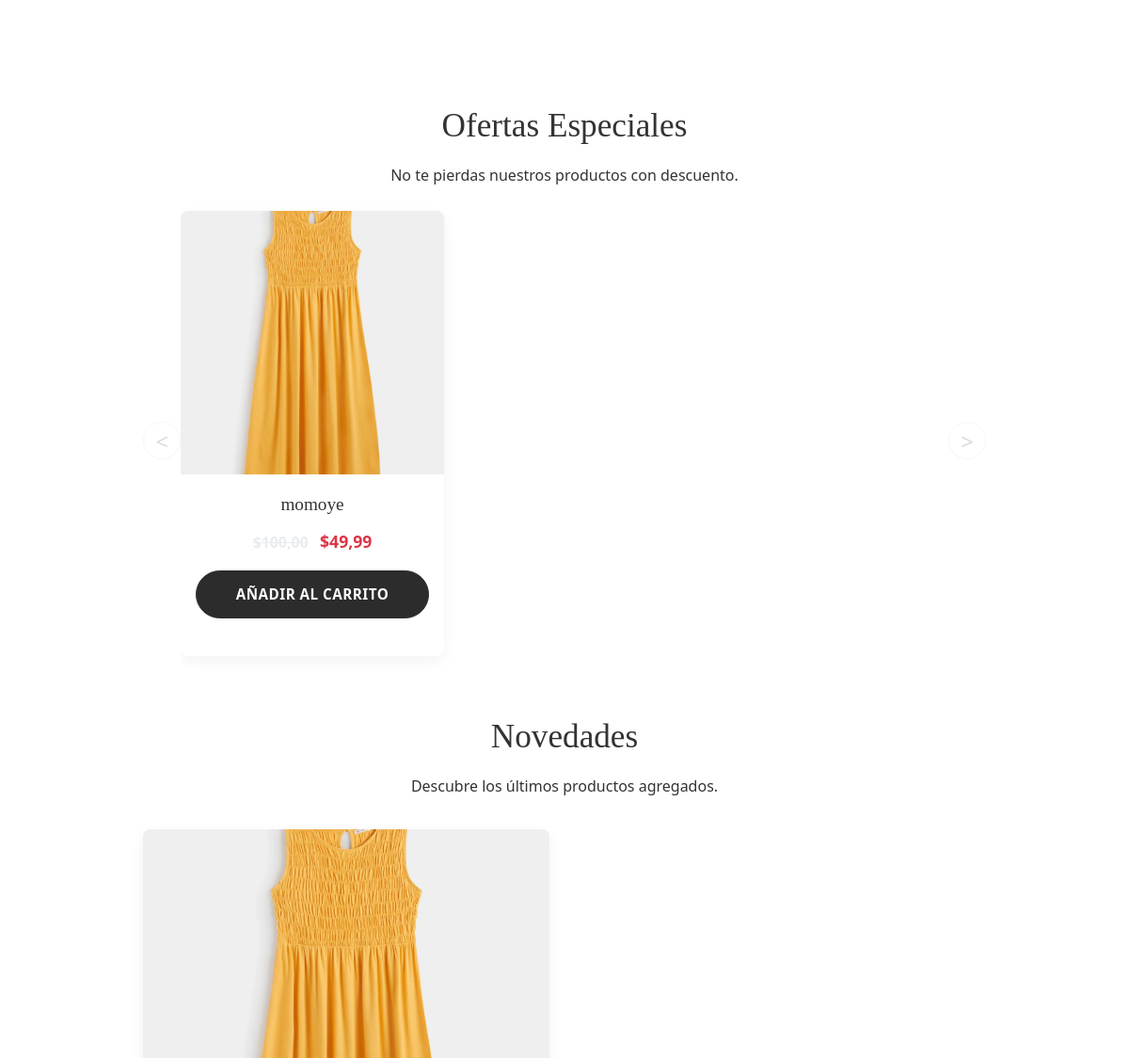
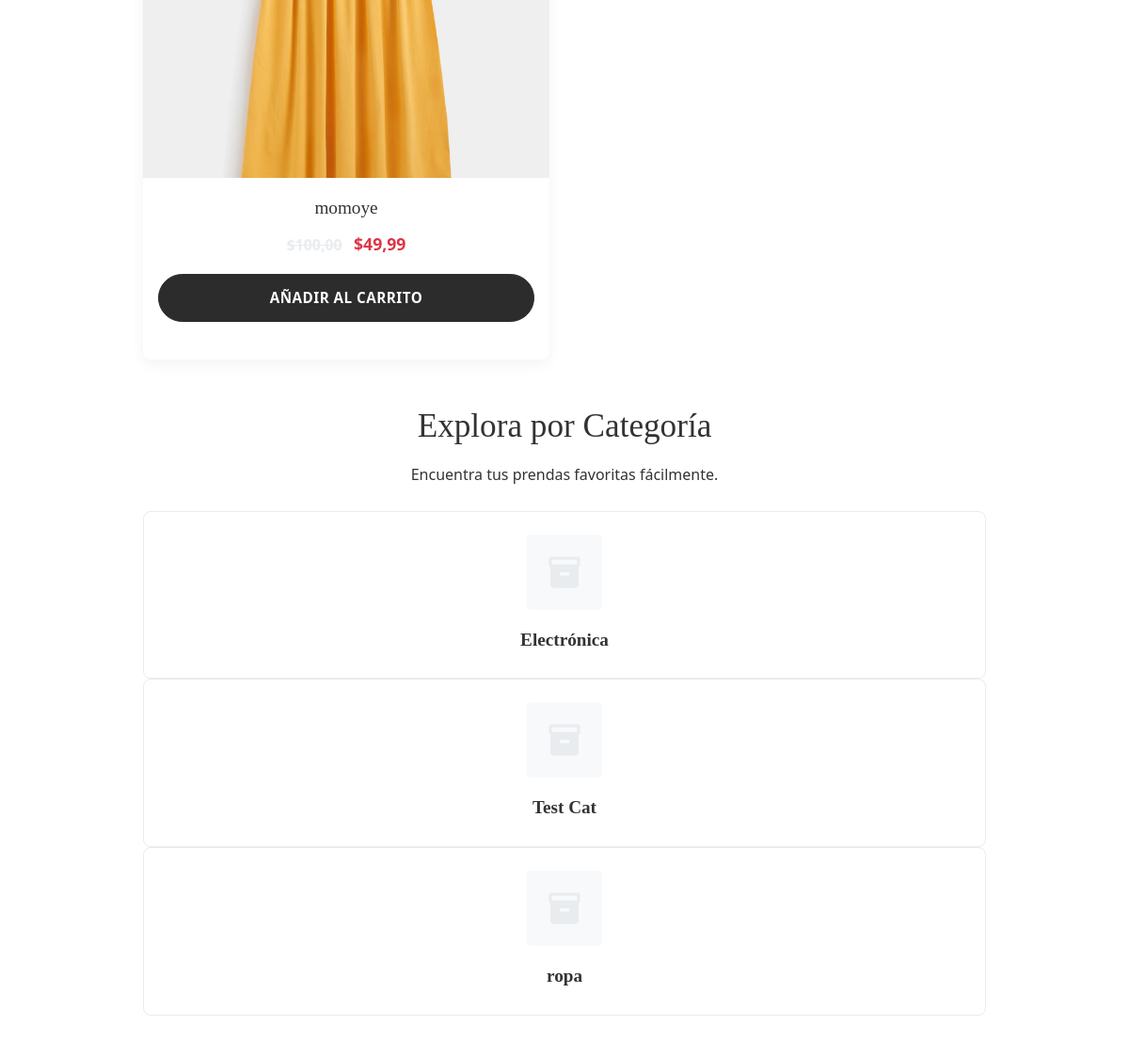
The app's page / (middle part), older data (2 pictures, top to bottom).
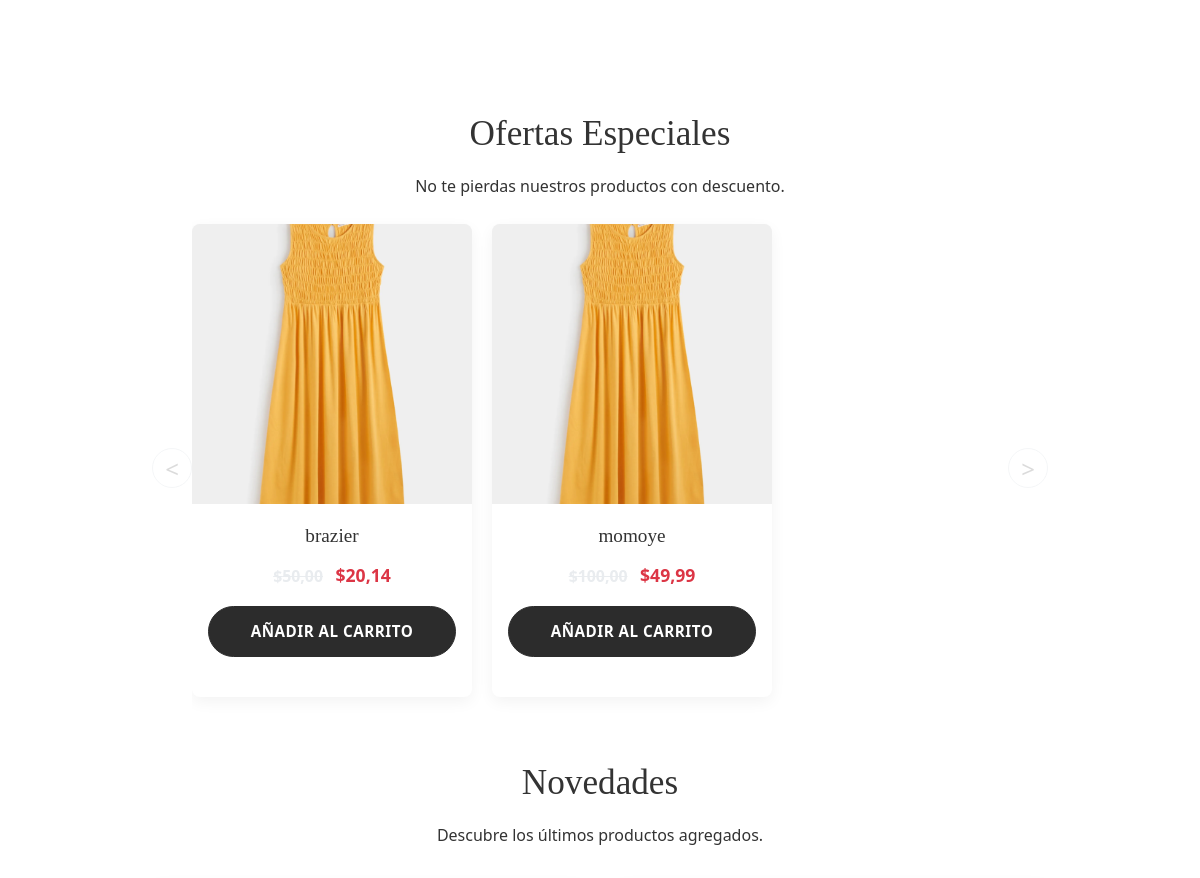
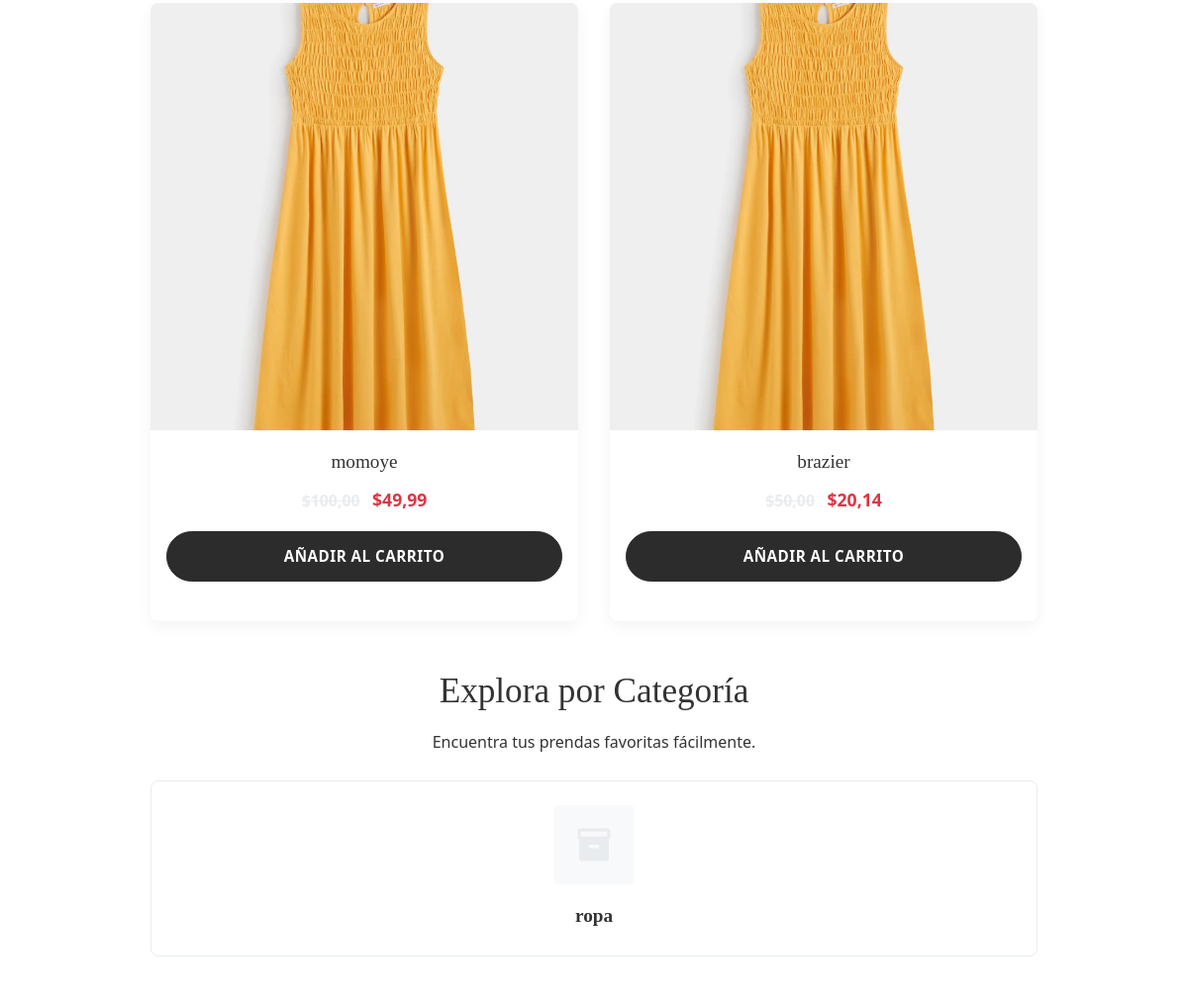
The same page, newer data (2 pictures, top to bottom).
### post/models.py (models this page shows, shortened)
class TimeStampedModel(models.Model):
    creado = models.DateTimeField(auto_now_add=True, db_index=True)
    actualizado = models.DateTimeField(auto_now=True)
    class Meta:
        abstract = True

class Producto(TimeStampedModel):
    class Talla(models.TextChoices):
        XS = 'XS', 'Extra Small'
        S = 'S', 'Small'
        M = 'M', 'Medium'
        L = 'L', 'Large'
        XL = 'XL', 'Extra Large'
        XXL = 'XXL', 'Extra Extra Large'
        U = 'U', 'Única'
    class Genero(models.TextChoices):
        HOMBRE = 'H', 'Hombre'
        MUJER = 'M', 'Mujer'
        UNISEX = 'U', 'Unisex'
        NINO = 'N', 'Niño'
    nombre = models.CharField(max_length=200)
    slug = models.SlugField(max_length=200, unique=True, allow_unicode=True)
    sku = models.CharField(max_length=50, unique=True, editable=False, default=generar_sku)
    descripcion = models.TextField()
    caracteristicas = models.JSONField(default=dict, blank=True)  # Django 5.0+ feature
    precio = models.DecimalField(max_digits=12, decimal_places=2)
    precio_descuento = models.DecimalField(
        max_digits=12,
        decimal_places=2,
        blank=True,
        null=True,
        help_text="Si se especifica, será el precio mostrado como oferta."
    )
    categoria = models.ForeignKey(
        Categoria,
        related_name='productos',
        on_delete=models.PROTECT
    )
    marca = models.ForeignKey(
        Marca,
        related_name='productos',
        on_delete=models.SET_NULL,
        null=True,
        blank=True
    )
    talla = models.CharField(
        max_length=4,
        choices=Talla.choices,
        default=Talla.U
    )
    genero = models.CharField(
        max_length=1,
        choices=Genero.choices,
        default=Genero.UNISEX
    )
    color = models.CharField(max_length=50)
    material = models.CharField(max_length=100)
    stock = models.PositiveIntegerField()
    disponible = models.BooleanField(default=True)
    destacado = models.BooleanField(default=False)
    nuevo = models.BooleanField(default=False)
    etiquetas = models.ManyToManyField('EtiquetaProducto', blank=True)
    class Meta:
        ordering = ['-creado']
        indexes = [
            models.Index(fields=['nombre']),
            models.Index(fields=['precio']),
            models.Index(fields=['disponible']),
            models.Index(fields=['destacado']),
            models.Index(fields=['nuevo']),
            models.Index(fields=['categoria', 'disponible']),
        ]
        constraints = [
            models.CheckConstraint(
                check=Q(precio__gte=0),
                name='precio_positivo'
            ),
            models.CheckConstraint(
                check=Q(precio_descuento__isnull=True) | Q(precio_descuento__lt=F('precio')),
                name='descuento_valido'
            ),
        ]
    def get_absolute_url(self):
        return reverse('tienda:detalle_producto', args=[self.id, self.slug])
    @property
    def tiene_descuento(self):
        return self.precio_descuento is not None and self.precio_descuento < self.precio
    @property
    def precio_actual(self):
        return self.precio_descuento if self.tiene_descuento else self.precio
    @property
    def total_resenas(self):
        if hasattr(self, 'annotated_count_reviews'):
            return self.annotated_count_reviews
        return self.resenas.filter(aprobado=True).count()

class ImagenProducto(TimeStampedModel):
    producto = models.ForeignKey(
        Producto,
        related_name='imagenes',
        on_delete=models.CASCADE
    )
    imagen = models.ImageField(
        upload_to='productos/',
        help_text="Imagen del producto (recomendado 800x800px)"
    )
    orden = models.PositiveIntegerField(default=0)
    principal = models.BooleanField(default=False)
    alt_text = models.CharField(
        max_length=125,
        blank=True,
        help_text="Texto alternativo para accesibilidad (SEO)"
    )
    class Meta:
        ordering = ['orden']
        verbose_name = 'imagen de producto'
        verbose_name_plural = 'imágenes de producto'
        constraints = [
            models.UniqueConstraint(
                fields=['producto', 'principal'],
                condition=Q(principal=True),
                name='unica_imagen_principal'
            )
        ]

class Categoria(TimeStampedModel):
    nombre = models.CharField(max_length=100, unique=True)
    slug = models.SlugField(max_length=100, unique=True, allow_unicode=True)
    descripcion = models.TextField(blank=True)
    imagen = models.ImageField(upload_to='categorias/', blank=True, null=True)
    activo = models.BooleanField(default=True)
    orden = models.PositiveIntegerField(default=0)
    class Meta:
        verbose_name = 'categoría'
        verbose_name_plural = 'categorías'
        ordering = ['orden', 'nombre']
        indexes = [
            models.Index(fields=['nombre']),
            models.Index(fields=['activo']),
        ]
    def get_absolute_url(self):
        return reverse('tienda:productos_por_categoria', args=[self.slug])

### post/views.py (the view)
# urls.py: path('', views.InicioTiendaView.as_view(), name='inicio'),
class InicioTiendaView(TemplateView):
    template_name = 'post/inicio.html' # Corrected path
    def get_context_data(self, **kwargs):
        context = super().get_context_data(**kwargs)
        base_productos = Producto.objects.filter(disponible=True).annotate(
            annotated_avg_rating=Avg('resenas__calificacion', filter=Q(resenas__aprobado=True)),
            annotated_count_reviews=Count('resenas', filter=Q(resenas__aprobado=True))
        )
        productos_destacados_query = base_productos.filter(precio_descuento__isnull=False, precio_descuento__lt=F('precio')).annotate(
            total_vendido=Coalesce(Sum('ventas__cantidad'), Value(0))
        ).order_by('-total_vendido', '-destacado', '-creado')
        context['productos_destacados'] = productos_destacados_query.prefetch_related('imagenes')[:8]
        context['productos_nuevos'] = base_productos.filter(nuevo=True).prefetch_related('imagenes')[:8]
        context['productos_con_descuento'] = base_productos.filter(
            precio_descuento__isnull=False,
            precio_descuento__lt=F('precio')
        ).prefetch_related('imagenes').order_by('-creado')[:8]
        context['categorias'] = Categoria.objects.filter(activo=True)
        return context

### post/context_processors.py (called while the page is built)
def tienda_config_processor(request):
    config = ConfiguracionTienda.obtener_configuracion()
    moneda_simbolo_global = '$'
    if config and hasattr(config, 'simbolo_moneda') and config.simbolo_moneda:
        moneda_simbolo_global = config.simbolo_moneda
    return {
        'tienda_config': config,
        'moneda_simbolo_global': moneda_simbolo_global
    }

### post/models.py (called while the page is built)
    @classmethod
    def obtener_configuracion(cls):
        return cls.objects.filter(activo=True).first()

### post/templates/post/inicio.html (shortened to what the changed rows need)
{% extends "post/base.html" %}
{% load static %}
{% block content_container %}
<div class="container mt-5">
    {% if productos_con_descuento %}
    <section class="productos-con-descuento mb-5">
        <div class="text-center mb-4">
            <h2>Ofertas Especiales</h2>
        </div>
        <div class="carousel-wrapper" style="position: relative; padding: 0 40px;">
            <div class="product-carousel" id="product-carousel-discount">
                {% for producto in productos_con_descuento %}
                    <div class="product-card">
                        <a href="{{ producto.get_absolute_url }}" class="product-card__image-container">
                            {% if producto.imagenes.first %}
                                <img src="{{ producto.imagenes.first.imagen.url }}" alt="{{ producto.imagenes.first.alt_text|default:producto.nombre }}">
                            {% else %}
                                <img src="{% static 'post/images/placeholder.png' %}" alt="Imagen no disponible">
                            {% endif %}
                        </a>
                        <div class="product-card__info">
                            <a href="{{ producto.get_absolute_url }}" class="product-card__name">{{ producto.nombre }}</a>
                            <p class="product-card__price">
                                {% if producto.tiene_descuento %}
                                    <span class="original-price">${{ producto.precio|floatformat:2 }}</span>
                                    <span class="discounted-price">${{ producto.precio_actual|floatformat:2 }}</span>
                                {% else %}
                                    <span>${{ producto.precio_actual|floatformat:2 }}</span>
                                {% endif %}
                            </p>
                            <form action="{% url 'tienda:agregar_al_carrito' producto.id %}" method="post" class="mt-auto add-to-cart-form">
                                <button type="submit" class="btn btn-primary w-100">Añadir al Carrito</button>
                            </form>
                        </div>
                    </div>
                {% endfor %}
            </div>
        </div>
    </section>
    {% endif %}
    {% if productos_nuevos %}
    <section class="productos-nuevos mb-5">
        <div class="text-center mb-4">
            <h2>Novedades</h2>
        </div>
        <div class="product-grid">
            {% for producto in productos_nuevos %}
                <div class="product-card">
                    <a href="{{ producto.get_absolute_url }}" class="product-card__image-container">
                        {% if producto.imagenes.first %}
                            <img src="{{ producto.imagenes.first.imagen.url }}" alt="{{ producto.imagenes.first.alt_text|default:producto.nombre }}">
                        {% else %}
                            <img src="{% static 'post/images/placeholder.png' %}" alt="Imagen no disponible">
                        {% endif %}
                    </a>
                    <div class="product-card__info">
                        <a href="{{ producto.get_absolute_url }}" class="product-card__name">{{ producto.nombre }}</a>
                        <p class="product-card__price">
                             {% if producto.tiene_descuento %}
                                <span class="original-price">${{ producto.precio|floatformat:2 }}</span>
                                <span class="discounted-price">${{ producto.precio_actual|floatformat:2 }}</span>
                            {% else %}
                                <span>${{ producto.precio_actual|floatformat:2 }}</span>
                            {% endif %}
                        </p>
                        <form action="{% url 'tienda:agregar_al_carrito' producto.id %}" method="post" class="mt-auto add-to-cart-form">
                            <button type="submit" class="btn btn-primary w-100">Añadir al Carrito</button>
                        </form>
                    </div>
                </div>
            {% endfor %}
        </div>
    </section>
    {% endif %}
    {% if categorias %}
    <section class="categorias-principales mb-5">
        <div class="text-center mb-4">
            <h2>Explora por Categoría</h2>
        </div>
        <div class="category-grid">
            {% for categoria in categorias %}
                <a href="{{ categoria.get_absolute_url }}" class="category-card-link">
                    <div class="category-card">
                        {% if categoria.imagen %}
                            <img src="{{ categoria.imagen.url }}" alt="{{ categoria.nombre }}" class="category-card__image">
                        {% else %}
                            <div class="category-card__image-placeholder">
                                <span class="material-icons">inventory_2</span>
                            </div>
                        {% endif %}
                        <div class="category-card__name">{{ categoria.nombre }}</div>
                    </div>
                </a>
            {% endfor %}
        </div>
    </section>
    {% endif %}
</div>
{% endblock content_container %}

Row changes from the older to the newer data that the page shows:
removed Categoria: nombre "Electrónica"
removed Categoria: nombre "Test Cat"
added Producto: imagenes.first.imagen (picture), nombre "brazier", precio "50,00", precio_actual "20,14"
